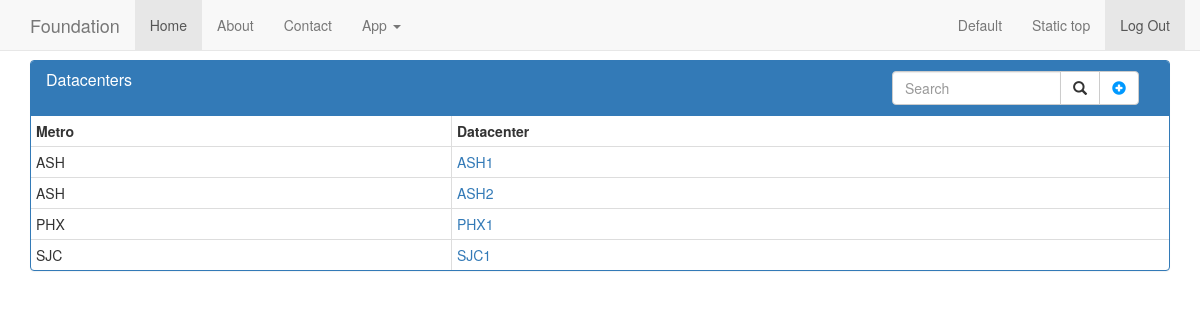
Screenshot of /racklayout/ with the database file from the repository.
### racklayout/models.py (models this page shows)
class BaseModel(models.Model):
    created = models.DateTimeField(auto_now_add=True)
    modified = models.DateTimeField(auto_now=True)
    class Meta:
        abstract = True

class Dc(BaseModel):
    number = models.IntegerField()
    metro = models.ForeignKey(Metro)
    class Meta:
        ordering = ('metro__label', 'number')
        unique_together = ('number', 'metro')
    def __unicode__(self):
        return '%s%d' % (self.metro.label, self.number)

class Metro(BaseModel):
    label = models.CharField(max_length=3,
                             unique=True,
                             validators=[
                                 RegexValidator(
                                     regex='^[A-Z]{3}',
                                     message='Metro must be 3  capital letters',
                                     code='invalid_metro'
                                 ),
                             ]
                             )
    def __unicode__(self):
        return '%s' % self.label

### racklayout/views.py (the view)
class IndexView(ListView):
    model = Dc
    template_name = 'racklayout/index.html'
    context_object_name = 'datacenters'

### racklayout/templates/racklayout/index.html (shortened to what this page needs)
{% extends "base.html" %}
{% load staticfiles %}
{% block content %}
    <div class="col-md-12">
        <div class="panel panel-primary">
            <div class="panel-heading clearfix">
                 <H1 class="panel-title pull-left">Datacenters</H1>
             <div class="col-sm-3 col-md-3 pull-right">
               <div class="input-group">
                    <input type="text" class="form-control" placeholder="Search" name="query" id="srch-term">
                    <div class="input-group-btn">
                        <button class="btn btn-default" id="searchsubmit"><i class="glyphicon glyphicon-search"></i></button>
                        <button class="btn btn-default" id="adddc" onclick="toggler('hiddenAddDc');"><i class="glyphicon glyphicon-plus-sign" style="color: #0099FF"></i></button>
                    </div>
               </div>
             </div>
            </div>
        <div id="metrotable" class="table-responsive">
            <table id="metrotable" class="table table-condensed table-hover table-bordered">
                <thead>
                    <tr class="text-left">
                        <th>Metro</th>
                        <th>Datacenter</th>
                    </tr>
                </thead>
                <tbody>
                {% if datacenters %}
                {% for datacenter in datacenters %}
                    <tr>
                        <td>{{ datacenter.metro }}</td>
                        <td><a href="{% url 'racklayout:dc' datacenter.id %}"> {{ datacenter }}</a></td>
                    </tr>
                {% endfor %}
                {% else %}
                    <tr>
                        <td><h3>there is nothing in the database</h3></td>
                    </tr>
                {% endif %}
                </tbody>
            </table>
        </div>
    </div>
    </div>
{% endblock %}

### rows the page displays
Dc: metro "ASH", metro+number "ASH1"
Dc: metro "ASH", metro+number "ASH2"
Dc: metro "PHX", metro+number "PHX1"
Dc: metro "SJC", metro+number "SJC1"
